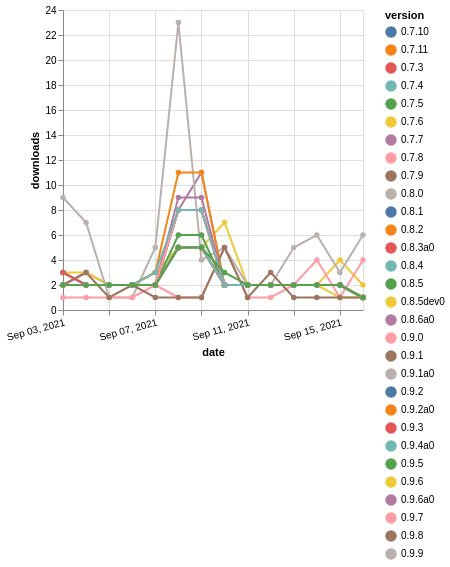

Write the Vega-Lite specification saved for this chart.
### Vega-Lite specification from a JSON file in a GitHub repository (floating-point values rounded to 4 significant figures; data arrays with more than 128 entries replaced by an {"elided": "..."} marker saying what was removed)
{"$schema": "https://vega.github.io/schema/vega-lite/v5.json", "description": "A simple bar chart with embedded data.", "data": {"values": {"elided": "420 records"}}, "width": "container", "mark": {"type": "line", "point": {"filled": true}}, "encoding": {"x": {"field": "date", "type": "temporal", "timeUnit": "yearmonthdate", "title": "date", "axis": {"labelAngle": -15}}, "y": {"field": "delta", "type": "quantitative", "title": "downloads"}, "color": {"field": "version", "type": "nominal"}, "tooltip": {"field": "delta"}}}
